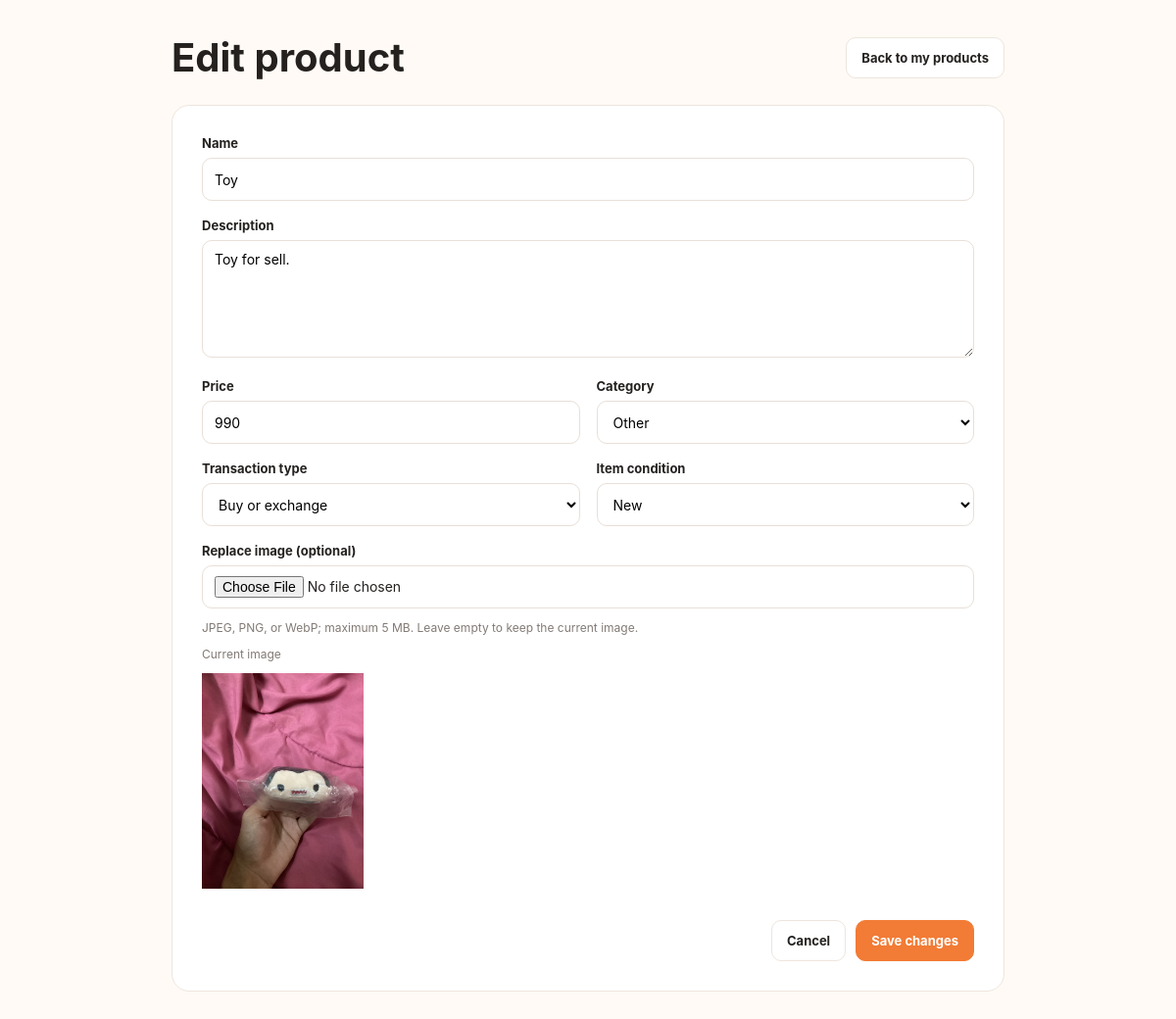
The app's page /edit_product.php?id=1 (signed in) with its own data.
### tables this page shows
CREATE TABLE products (
                id INTEGER PRIMARY KEY AUTOINCREMENT,
                user_id INTEGER NOT NULL,
                name TEXT NOT NULL,
                description TEXT,
                price REAL NOT NULL,
                image TEXT,
                created_at DATETIME NOT NULL DEFAULT CURRENT_TIMESTAMP, category TEXT NULL, transaction_type TEXT NOT NULL DEFAULT 'buy' CHECK (transaction_type IN ('buy', 'exchange', 'both')), item_condition TEXT NULL CHECK (item_condition IS NULL OR item_condition IN ('new', 'like_new', 'used')), status TEXT NOT NULL DEFAULT 'active' CHECK (status IN ('active', 'reserved', 'sold', 'inactive')),
                FOREIGN KEY (user_id) REFERENCES users(id)
            );

### edit_product.php (the view, shortened to what this page needs)
<?php
require_once __DIR__ . "/db.php";
$userId = (int) $_SESSION["user_id"];
$productId = filter_input(INPUT_GET, "id", FILTER_VALIDATE_INT);
try {
    $stmt = $pdo->prepare(
        "SELECT id, name, description, price, image, category, transaction_type, item_condition, status,
                EXISTS (
                    SELECT 1 FROM product_reservations
                    WHERE product_reservations.product_id = products.id
                ) AS is_reserved
         FROM products
         WHERE id = :id AND user_id = :user_id
         LIMIT 1"
    );
    $stmt->execute(["id" => $productId, "user_id" => $userId]);
    $product = $stmt->fetch(PDO::FETCH_ASSOC);
} catch (PDOException $e) {
    error_log("Owned product lookup failed (code: {$e->getCode()}).");
    http_response_code(500);
    exit("The product could not be loaded. Please try again later.");
}
$categories = [
    "electronics" => "Electronics",
    "fashion" => "Fashion",
    "home_living" => "Home & Living",
    "books" => "Books",
    "sports_outdoors" => "Sports & Outdoors",
    "games_collectibles" => "Games & Collectibles",
    "other" => "Other"
];
$transactionTypes = [
    "buy" => "Buy",
    "exchange" => "Exchange",
    "both" => "Buy or exchange"
];
$conditions = [
    "new" => "New",
    "like_new" => "Like new",
    "used" => "Used"
];
$values = [
    "name" => (string) $product["name"],
    "description" => (string) ($product["description"] ?? ""),
    "price" => (string) $product["price"],
    "category" => (string) ($product["category"] ?? ""),
    "transaction_type" => (string) $product["transaction_type"],
    "item_condition" => (string) ($product["item_condition"] ?? "")
];
$escape = static fn ($value): string => htmlspecialchars(
    (string) $value,
    ENT_QUOTES | ENT_SUBSTITUTE,
    "UTF-8"
);
?>
<!DOCTYPE html>
<html lang="en">
<head>
</head>
<body>
<main>
    <header>
        <h1>Edit product</h1>
        <a class="button" href="my_products.php">Back to my products</a>
    </header>
    <form method="POST" action="edit_product.php?id=<?= (int) $productId ?>" enctype="multipart/form-data" class="card">
        <div class="fields">
            <div class="wide">
                <label for="name">Name</label>
                <input id="name" name="name" maxlength="200" required value="<?= $escape($values["name"]) ?>">
            </div>
            <div class="wide">
                <label for="description">Description</label>
                <textarea id="description" name="description" maxlength="5000" required><?= $escape($values["description"]) ?></textarea>
            </div>
            <div>
                <label for="price">Price</label>
                <input id="price" name="price" type="number" min="0.01" step="0.01" required value="<?= $escape($values["price"]) ?>">
            </div>
            <div>
                <label for="category">Category</label>
                <select id="category" name="category" required>
                    <?php foreach ($categories as $value => $label): ?>
                        <option value="<?= $escape($value) ?>"<?= $values["category"] === $value ? " selected" : "" ?>><?= $escape($label) ?></option>
                    <?php endforeach; ?>
                </select>
            </div>
            <div>
                <label for="transaction_type">Transaction type</label>
                <select id="transaction_type" name="transaction_type" required>
                    <?php foreach ($transactionTypes as $value => $label): ?>
                        <option value="<?= $escape($value) ?>"<?= $values["transaction_type"] === $value ? " selected" : "" ?>><?= $escape($label) ?></option>
                    <?php endforeach; ?>
                </select>
            </div>
            <div>
                <label for="item_condition">Item condition</label>
                <select id="item_condition" name="item_condition" required>
                    <?php foreach ($conditions as $value => $label): ?>
                        <option value="<?= $escape($value) ?>"<?= $values["item_condition"] === $value ? " selected" : "" ?>><?= $escape($label) ?></option>
                    <?php endforeach; ?>
                </select>
            </div>
            <div class="wide">
                <label for="product_image">Replace image (optional)</label>
                <input id="product_image" name="product_image" type="file" accept="image/jpeg,image/png,image/webp">
                <p class="help">JPEG, PNG, or WebP; maximum 5 MB. Leave empty to keep the current image.</p>
                <?php if ((string) $product["image"] !== ""): ?>
                    <p class="muted">Current image</p>
                    <img class="current-image" src="<?= $escape($product["image"]) ?>" alt="<?= $escape($product["name"]) ?>">
                <?php endif; ?>
            </div>
        </div>
        <div class="actions">
            <a class="button" href="my_products.php">Cancel</a>
            <button class="button button--primary" type="submit">Save changes</button>
        </div>
    </form>
</main>
</body>
</html>

### edit_product.php (style rules this page uses)
:root { font-family: Inter, ui-sans-serif, system-ui, -apple-system, BlinkMacSystemFont, "Segoe UI", sans-serif; color: #24211f; background: #fffaf5; --orange: #f27b35; --line: #eee5de; --muted: #827a75; }
* { box-sizing: border-box; }
body { margin: 0; }
main { width: min(850px, calc(100% - 32px)); margin: 34px auto; }
header { display: flex; align-items: center; justify-content: space-between; gap: 12px; margin-bottom: 24px; }
h1 { margin: 0; font-size: clamp(28px, 5vw, 40px); }
.card { padding: clamp(18px, 4vw, 30px); border: 1px solid var(--line); border-radius: 18px; background: white; }
.fields { display: grid; grid-template-columns: repeat(2, minmax(0, 1fr)); gap: 17px; }
.wide { grid-column: 1 / -1; }
label { display: block; margin-bottom: 7px; font-size: 13px; font-weight: 750; }
input, textarea, select { width: 100%; min-height: 44px; padding: 10px 12px; border: 1px solid #e8dfd8; border-radius: 10px; font: inherit; font-size: 14px; background: white; }
textarea { min-height: 120px; resize: vertical; }
.current-image { display: block; max-width: 100%; max-height: 220px; margin: 10px 0; object-fit: contain; }
.help, .muted { color: var(--muted); font-size: 12px; }
.actions { display: flex; justify-content: flex-end; gap: 10px; margin-top: 22px; }
.button { display: inline-flex; min-height: 42px; align-items: center; justify-content: center; padding: 0 15px; border: 1px solid var(--line); border-radius: 10px; background: white; color: inherit; font: inherit; font-size: 13px; font-weight: 700; text-decoration: none; cursor: pointer; }
.button--primary { border-color: var(--orange); color: white; background: var(--orange); }

### records on screen
products: name "Toy", description "Toy for sell.", price "990", category "Other", transaction_type "Buy or exchange", item_condition "New", image (picture)
